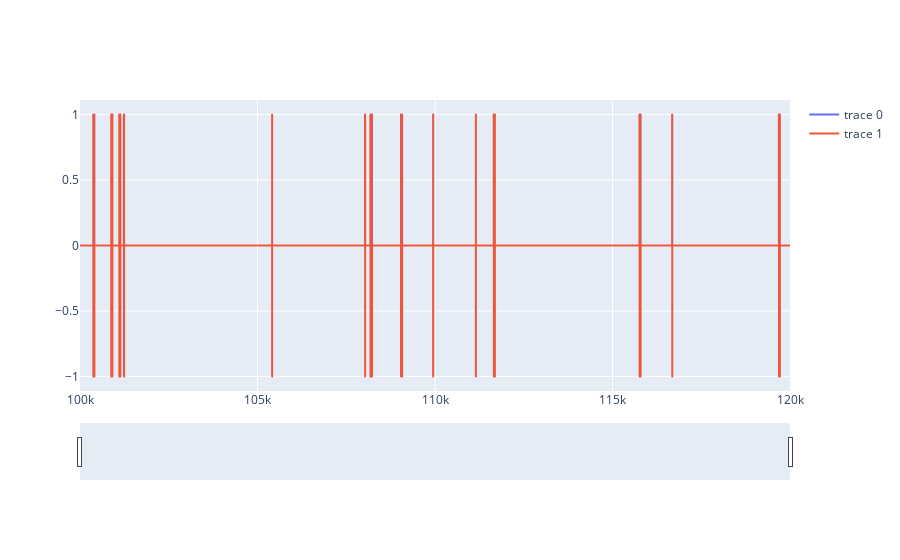

Here is the notebook cell this chart was saved with:
### Code cell
# start = 100000
# delta = 20000
# end = start+delta

# series = 1*s[start:end]
# index  = np.arange(s.shape[0])[start:end]

# fig = go.Figure()
# fig.add_trace(go.Scattergl(x=index, y=series, line_shape='hv'))
# fig.add_trace(go.Scattergl(x=index, y=np.diff(series), line_shape='hv'))
# fig.update_layout(xaxis=dict(rangeslider=dict(visible=True)))
# fig.show()

### Figure 1 — Plotly figure (JSON) as saved in the notebook; plotly's stock layout.template omitted (floating-point values rounded to 4 significant figures; data arrays with more than 128 entries replaced by an {"elided": "..."} marker saying what was removed)
{"data": [{"line": {"shape": "hv"}, "type": "scattergl", "x": {"elided": "20000 int values"}, "y": {"elided": "20000 int values"}}, {"line": {"shape": "hv"}, "type": "scattergl", "x": {"elided": "20000 int values"}, "y": {"elided": "19999 int values"}}], "layout": {"xaxis": {"rangeslider": {"visible": true}}}}
